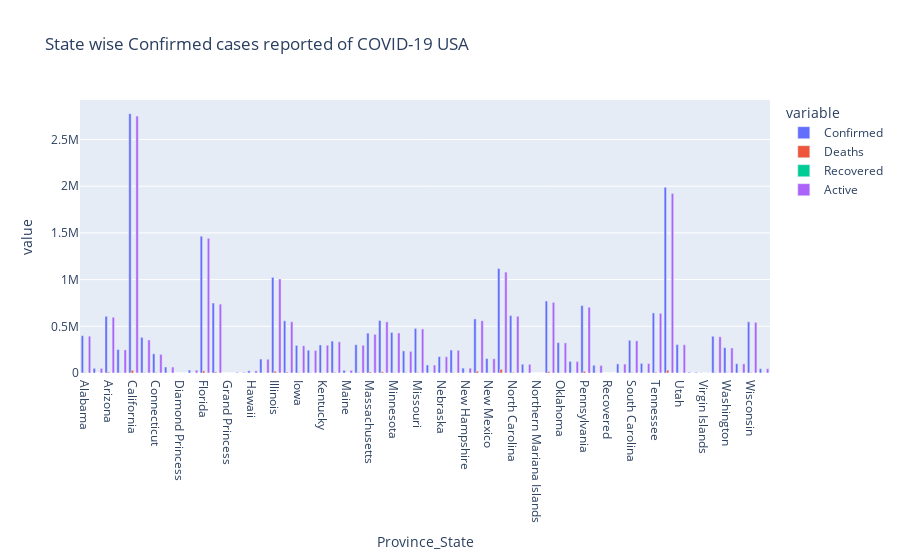

Write notebook code for a chart like this one.
### Markdown cell above
### Combined Bar Graph

### Code cell
fig = px.bar(sum_df6, x='Province_State', y=['Confirmed', 'Deaths', 'Recovered', 'Active'], 
             title = 'State wise Confirmed cases reported of COVID-19 USA',
             barmode='group')
fig.show()

### Figure 1 — Plotly figure (JSON) as saved in the notebook; plotly's stock layout.template omitted (floating-point values rounded to 4 significant figures)
{"data": [{"alignmentgroup": "True", "hovertemplate": "variable=Confirmed<br>Province_State=%{x}<br>value=%{y}<extra></extra>", "legendgroup": "Confirmed", "marker": {"color": "#636efa", "pattern": {"shape": ""}}, "name": "Confirmed", "offsetgroup": "Confirmed", "orientation": "v", "showlegend": true, "textposition": "auto", "type": "bar", "x": ["Alabama", "Alaska", "Arizona", "Arkansas", "California", "Colorado", "Connecticut", "Delaware", "Diamond Princess", "District of Columbia", "Florida", "Georgia", "Grand Princess", "Guam", "Hawaii", "Idaho", "Illinois", "Indiana", "Iowa", "Kansas", "Kentucky", "Louisiana", "Maine", "Maryland", "Massachusetts", "Michigan", "Minnesota", "Mississippi", "Missouri", "Montana", "Nebraska", "Nevada", "New Hampshire", "New Jersey", "New Mexico", "New York", "North Carolina", "North Dakota", "Northern Mariana Islands", "Ohio", "Oklahoma", "Oregon", "Pennsylvania", "Puerto Rico", "Recovered", "Rhode Island", "South Carolina", "South Dakota", "Tennessee", "Texas", "Utah", "Vermont", "Virgin Islands", "Virginia", "Washington", "West Virginia", "Wisconsin", "Wyoming"], "xaxis": "x", "y": [399150, 49979, 607345, 251746, 2776975, 381434, 205994, 64475, 49, 31457, 1464697, 748852, 103, 7399, 23897, 149235, 1024039, 558560, 296171, 244347, 300397, 341431, 29019, 303364, 427135, 562553, 434413, 236868, 477617, 86102, 175620, 246309, 52371, 579250, 154954, 1119284, 614355, 93951, 125, 770977, 325277, 124476, 721820, 82630, 0, 97614, 350084, 102901, 643181, 1988676, 303723, 8790, 2143, 393715, 271595, 99778, 548134, 46719], "yaxis": "y"}, {"alignmentgroup": "True", "hovertemplate": "variable=Deaths<br>Province_State=%{x}<br>value=%{y}<extra></extra>", "legendgroup": "Deaths", "marker": {"color": "#EF553B", "pattern": {"shape": ""}}, "name": "Deaths", "offsetgroup": "Deaths", "orientation": "v", "showlegend": true, "textposition": "auto", "type": "bar", "x": ["Alabama", "Alaska", "Arizona", "Arkansas", "California", "Colorado", "Connecticut", "Delaware", "Diamond Princess", "District of Columbia", "Florida", "Georgia", "Grand Princess", "Guam", "Hawaii", "Idaho", "Illinois", "Indiana", "Iowa", "Kansas", "Kentucky", "Louisiana", "Maine", "Maryland", "Massachusetts", "Michigan", "Minnesota", "Mississippi", "Missouri", "Montana", "Nebraska", "Nevada", "New Hampshire", "New Jersey", "New Mexico", "New York", "North Carolina", "North Dakota", "Northern Mariana Islands", "Ohio", "Oklahoma", "Oregon", "Pennsylvania", "Puerto Rico", "Recovered", "Rhode Island", "South Carolina", "South Dakota", "Tennessee", "Texas", "Utah", "Vermont", "Virgin Islands", "Virginia", "Washington", "West Virginia", "Wisconsin", "Wyoming"], "xaxis": "x", "y": [5299, 224, 10036, 4010, 29638, 5600, 6324, 1128, 0, 813, 22804, 11457, 3, 124, 308, 1528, 19210, 10089, 4127, 3164, 2876, 7833, 432, 6246, 11071, 14145, 5731, 5146, 6173, 1054, 1737, 3450, 862, 19854, 2732, 39288, 7425, 1360, 2, 14899, 2738, 1603, 17710, 1616, 0, 2062, 5758, 1570, 7704, 30441, 1390, 156, 24, 5381, 3698, 1570, 5567, 489], "yaxis": "y"}, {"alignmentgroup": "True", "hovertemplate": "variable=Recovered<br>Province_State=%{x}<br>value=%{y}<extra></extra>", "legendgroup": "Recovered", "marker": {"color": "#00cc96", "pattern": {"shape": ""}}, "name": "Recovered", "offsetgroup": "Recovered", "orientation": "v", "showlegend": true, "textposition": "auto", "type": "bar", "x": ["Alabama", "Alaska", "Arizona", "Arkansas", "California", "Colorado", "Connecticut", "Delaware", "Diamond Princess", "District of Columbia", "Florida", "Georgia", "Grand Princess", "Guam", "Hawaii", "Idaho", "Illinois", "Indiana", "Iowa", "Kansas", "Kentucky", "Louisiana", "Maine", "Maryland", "Massachusetts", "Michigan", "Minnesota", "Mississippi", "Missouri", "Montana", "Nebraska", "Nevada", "New Hampshire", "New Jersey", "New Mexico", "New York", "North Carolina", "North Dakota", "Northern Mariana Islands", "Ohio", "Oklahoma", "Oregon", "Pennsylvania", "Puerto Rico", "Recovered", "Rhode Island", "South Carolina", "South Dakota", "Tennessee", "Texas", "Utah", "Vermont", "Virgin Islands", "Virginia", "Washington", "West Virginia", "Wisconsin", "Wyoming"], "xaxis": "x", "y": [0, 0, 0, 0, 0, 0, 0, 0, 0, 0, 0, 0, 0, 0, 0, 0, 0, 0, 0, 0, 0, 0, 0, 0, 0, 0, 0, 0, 0, 0, 0, 0, 0, 0, 0, 0, 0, 0, 0, 0, 0, 0, 0, 0, 0, 0, 0, 0, 0, 0, 0, 0, 0, 0, 0, 0, 0, 0], "yaxis": "y"}, {"alignmentgroup": "True", "hovertemplate": "variable=Active<br>Province_State=%{x}<br>value=%{y}<extra></extra>", "legendgroup": "Active", "marker": {"color": "#ab63fa", "pattern": {"shape": ""}}, "name": "Active", "offsetgroup": "Active", "orientation": "v", "showlegend": true, "textposition": "auto", "type": "bar", "x": ["Alabama", "Alaska", "Arizona", "Arkansas", "California", "Colorado", "Connecticut", "Delaware", "Diamond Princess", "District of Columbia", "Florida", "Georgia", "Grand Princess", "Guam", "Hawaii", "Idaho", "Illinois", "Indiana", "Iowa", "Kansas", "Kentucky", "Louisiana", "Maine", "Maryland", "Massachusetts", "Michigan", "Minnesota", "Mississippi", "Missouri", "Montana", "Nebraska", "Nevada", "New Hampshire", "New Jersey", "New Mexico", "New York", "North Carolina", "North Dakota", "Northern Mariana Islands", "Ohio", "Oklahoma", "Oregon", "Pennsylvania", "Puerto Rico", "Recovered", "Rhode Island", "South Carolina", "South Dakota", "Tennessee", "Texas", "Utah", "Vermont", "Virgin Islands", "Virginia", "Washington", "West Virginia", "Wisconsin", "Wyoming"], "xaxis": "x", "y": [393851, 49755, 597309, 247736, 2750669, 353757, 199670, 63347, 49, 30644, 1441893, 737395, 100, 7275, 23589, 147707, 1006442, 548634, 292044, 241572, 297521, 333598, 28587, 297162, 414061, 548408, 428682, 231722, 471444, 85048, 173883, 242859, 51509, 559396, 152222, 1080226, 606930, 93206, 123, 756078, 322539, 122873, 704110, 81014, 0, 95552, 344326, 101331, 638746, 1921602, 302333, 8634, 2119, 388334, 267897, 98208, 542567, 46230], "yaxis": "y"}], "layout": {"barmode": "group", "legend": {"title": {"text": "variable"}, "tracegroupgap": 0}, "title": {"text": "State wise Confirmed cases reported of COVID-19 USA"}, "xaxis": {"anchor": "y", "domain": [0, 1], "title": {"text": "Province_State"}}, "yaxis": {"anchor": "x", "domain": [0, 1], "title": {"text": "value"}}}}
